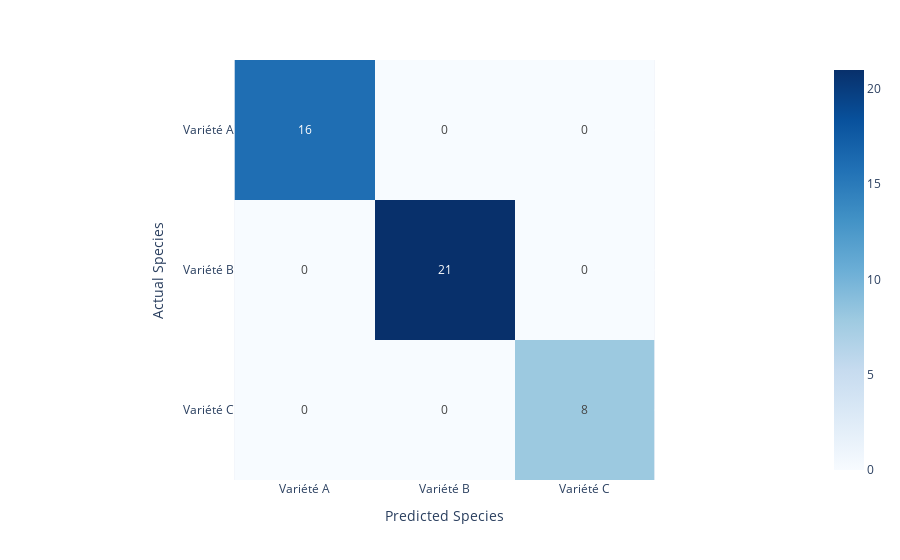

The notebook cell this image was saved under:
### Code cell
# Get predictions from test data
predictions = model.predict(X_test)
y_scores = model.predict_proba(X_test)

# Overall metrics
print("Overall Accuracy:", accuracy_score(y_test, predictions))
print("Overall Precision:", precision_score(y_test, predictions, average="macro"))
print("Overall Recall:", recall_score(y_test, predictions, average="macro"))
print("Average AUC:", roc_auc_score(y_test, y_scores, multi_class="ovr"))

# Confusion matrix
cm = confusion_matrix(y_test, predictions)
px.imshow(
    cm,
    text_auto=True,
    x=labels,
    y=labels,
    color_continuous_scale="blues",
    labels={"x": "Predicted Species", "y": "Actual Species"},
)

### Figure 1 — Plotly figure (JSON) as saved in the notebook; plotly's stock layout.template omitted (floating-point values rounded to 4 significant figures)
{"data": [{"coloraxis": "coloraxis", "hovertemplate": "Predicted Species: %{x}<br>Actual Species: %{y}<br>color: %{z}<extra></extra>", "name": "0", "texttemplate": "%{z}", "type": "heatmap", "x": ["Variété A", "Variété B", "Variété C"], "xaxis": "x", "y": ["Variété A", "Variété B", "Variété C"], "yaxis": "y", "z": [[16, 0, 0], [0, 21, 0], [0, 0, 8]]}], "layout": {"coloraxis": {"colorscale": [[0, "rgb(247,251,255)"], [0.125, "rgb(222,235,247)"], [0.25, "rgb(198,219,239)"], [0.375, "rgb(158,202,225)"], [0.5, "rgb(107,174,214)"], [0.625, "rgb(66,146,198)"], [0.75, "rgb(33,113,181)"], [0.875, "rgb(8,81,156)"], [1, "rgb(8,48,107)"]]}, "margin": {"t": 60}, "xaxis": {"anchor": "y", "constrain": "domain", "domain": [0, 1], "scaleanchor": "y", "title": {"text": "Predicted Species"}}, "yaxis": {"anchor": "x", "autorange": "reversed", "constrain": "domain", "domain": [0, 1], "title": {"text": "Actual Species"}}}}
